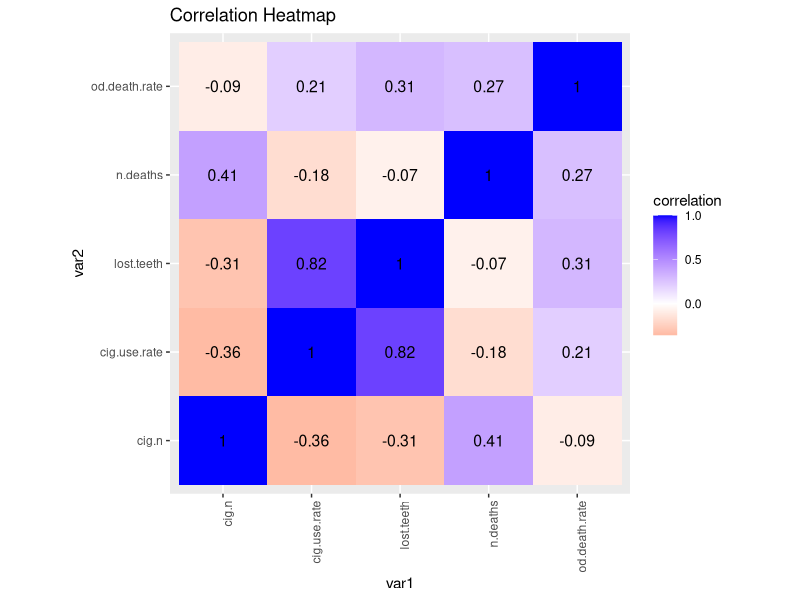
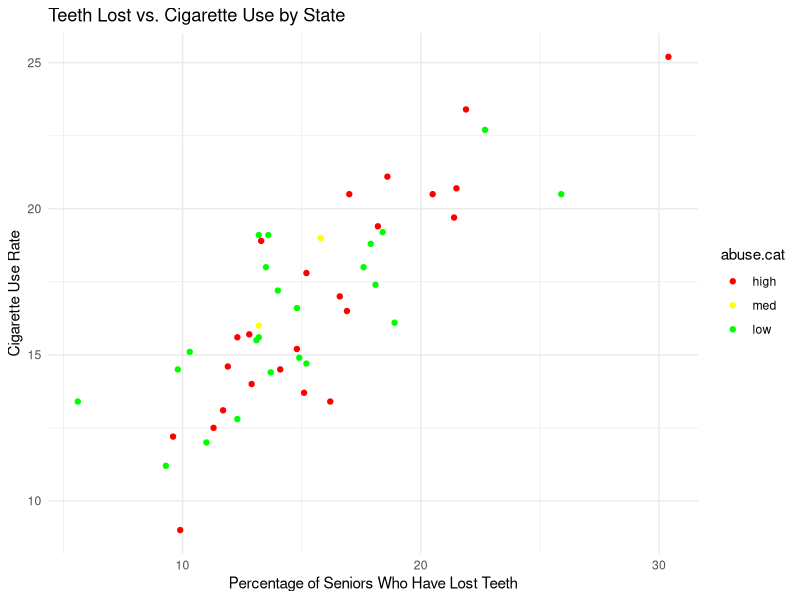
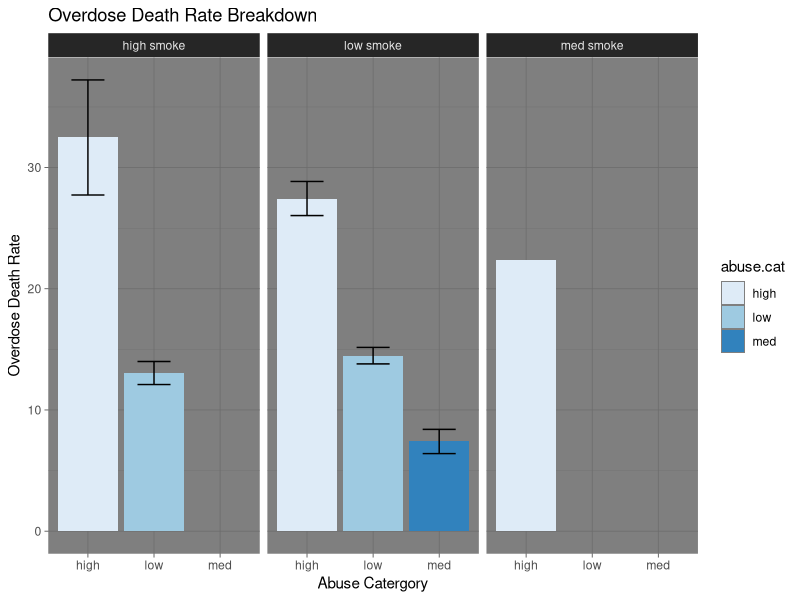
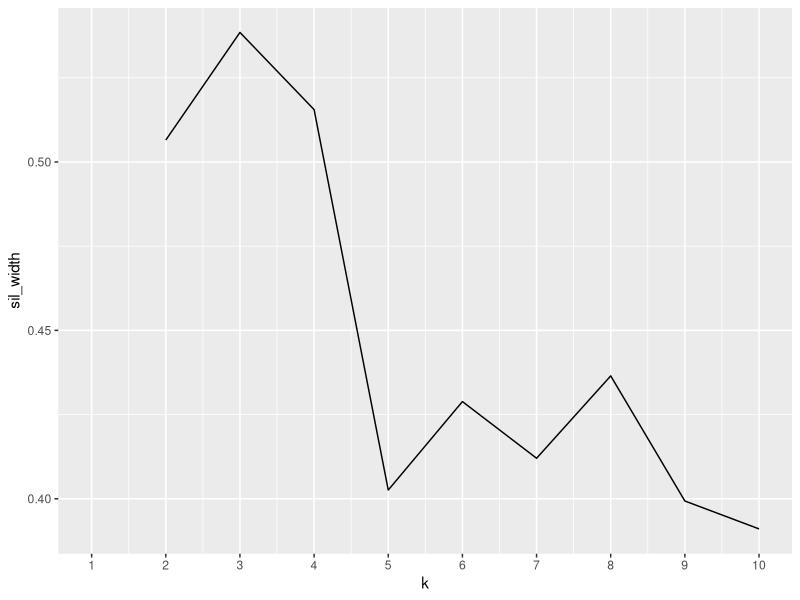
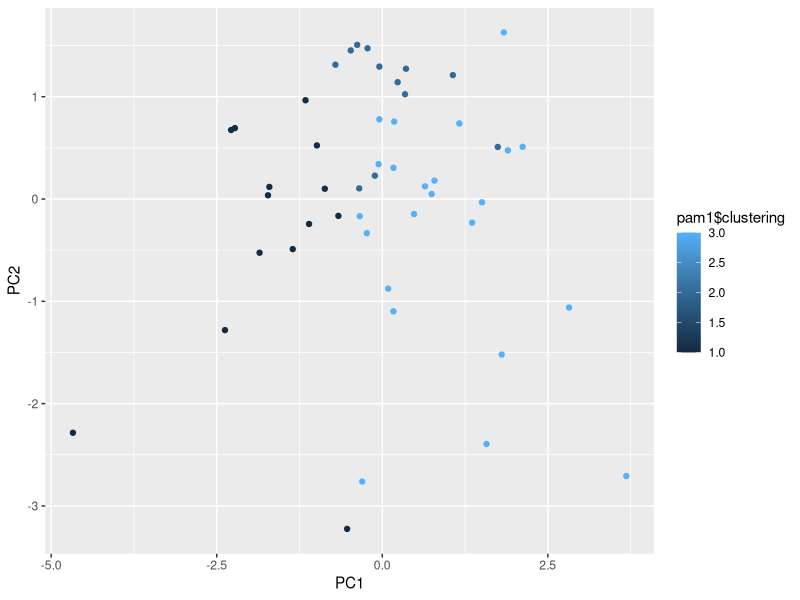
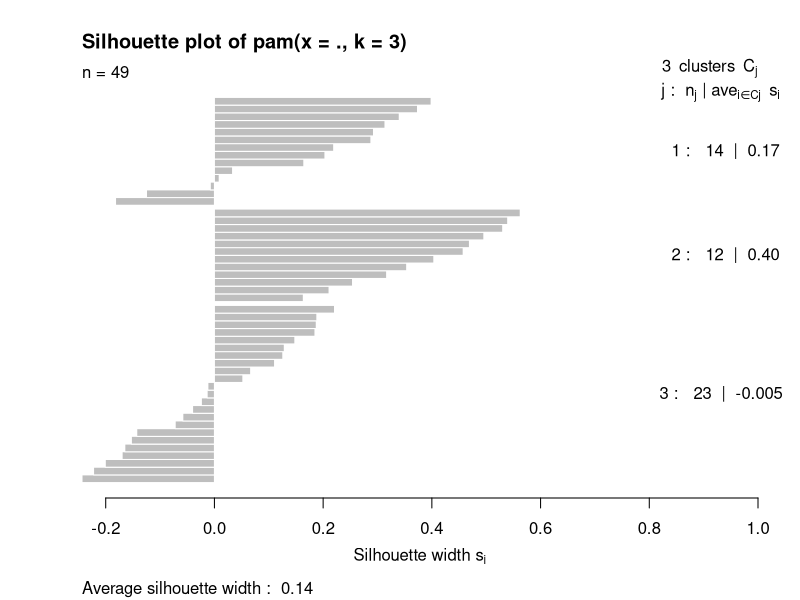

Write R code to recreate these figures, in order.
## ---- chunk 1
knitr::opts_chunk$set(echo = TRUE, eval = TRUE, fig.align = "center", warning = F, message = F,
tidy=TRUE, tidy.opts=list(width.cutoff=60), R.options=list(max.print=100))
## ---- chunk 2
library(tidyverse)
library(readr)
X2016_tooth_decay_Sheet1 <- read_csv("2016 tooth decay - Sheet1.csv")
library(readr)
X2016_drug_overdose_data_Sheet1 <- read_csv("2016 drug overdose data - Sheet1.csv")
library(readr)
Current_Cigarette_Use_Among_Adults_Behavior_Risk_Factor_Surveillance_System_2018 <- read_csv("Current Cigarette Use Among Adults (Behavior Risk Factor Surveillance System) 2018.csv")
cigs <- Current_Cigarette_Use_Among_Adults_Behavior_Risk_Factor_Surveillance_System_2018
drugs <- X2016_drug_overdose_data_Sheet1
teeth <- X2016_tooth_decay_Sheet1
cigs <- cigs %>% rename(cig.use.rate = Data_Value, cig.n = Sample_Size)
drugs <- drugs %>% rename(od.death.rate = `Age Adjusted Rate`, n.deaths = `Number of Deaths`)
teeth <- teeth %>% rename(lost.teeth = `Percent of Seniors Who Have Lost Teeth`)
#renaming my data because the names are very long, renaming columns so they make more sense after combining the datasets.
## ---- chunk 3
teethanddrugs <- full_join(teeth,drugs)
fulldata <- left_join(teethanddrugs,cigs)
glimpse(fulldata)
## ---- chunk 4
fulldata <- fulldata %>% na.omit
fulldata %>% filter(lost.teeth>20) %>% arrange(desc(lost.teeth))
fulldata %>% summarise_if(is.numeric, mean)
fulldata %>% summarize_if(is.numeric, sd)
fulldata %>% summarize_if(is.numeric, max)
fulldata %>% summarize_if(is.numeric, min)
fulldata %>% summarize_if(is.numeric, n_distinct)
fulldata %>% select_if(is.numeric) %>% cor()
fulldata <- fulldata %>% mutate(abuse.cat = ifelse(od.death.rate > 20, "high",
                                       ifelse(od.death.rate <=20 & od.death.rate<=10, "med", "low")))
fulldata %>% group_by(abuse.cat,Location) %>% summarize(drugs.n = (1/od.death.rate)*n.deaths)
#drugs.n gives the total number of overdoses in the sample, including those that did not result in death
fulldata %>% group_by(abuse.cat) %>% summarize(mean_od = mean(od.death.rate), mean_smoke =
                                                 mean(cig.use.rate), mean_lost_teeth = 
                                                 mean(lost.teeth)) %>% 
  pivot_longer(contains ("_")) %>% separate(name, into = c("function", "type")) %>% 
  pivot_wider(names_from = type, values_from = value)

## ---- chunk 5
library(ggplot2)
cormat <- fulldata %>% select_if(is.numeric) %>% cor(use ="pair")
tidycor <- cormat %>% as.data.frame %>% rownames_to_column("var1") %>%  pivot_longer(-1,names_to="var2",values_to="correlation")
tidycor%>%ggplot(aes(var1,var2,fill=correlation))+  geom_tile()+  scale_fill_gradient2(low="red",mid="white",high="blue")+  geom_text(aes(label=round(correlation,2)),color = "black", size = 4)+ theme(axis.text.x = element_text(angle = 90, hjust=1))+ coord_fixed() + ggtitle("Correlation Heatmap")
## ---- chunk 6
ggplot(data = fulldata, aes(x = lost.teeth, y= cig.use.rate, color = abuse.cat)) +
         geom_point() +theme_minimal()+ggtitle("Teeth Lost vs. Cigarette Use by State")+
  xlab("Percentage of Seniors Who Have Lost Teeth") + ylab("Cigarette Use Rate") + scale_color_manual(breaks = c("high", "med", "low"),
                        values=c("red", "yellow", "green"))
## ---- chunk 7
fulldata <- fulldata %>% mutate(smoke.cat = ifelse(cig.use.rate > 20, "high smoke",
                                       ifelse(cig.use.rate <=20 & cig.use.rate<=10, "med smoke", "low smoke")))
ggplot(fulldata, aes(x = abuse.cat,y = od.death.rate, fill = abuse.cat)) +geom_bar(stat = "summary") + geom_errorbar(stat= "summary", width =.5) +theme_dark()+scale_fill_brewer()+
  facet_wrap(~smoke.cat) + scale_y_continuous(name = "Overdose Death Rate") +
  scale_x_discrete("Abuse Catergory")+ggtitle("Overdose Death Rate Breakdown")
## ---- chunk 8
library(cluster)
pam_dat<-fulldata%>%select(lost.teeth,od.death.rate,n.deaths,cig.use.rate,cig.n)
sil_width<-vector()
for(i in 2:10){  
  pam_fit <- pam(pam_dat, k = i)  
  sil_width[i] <- pam_fit$silinfo$avg.width  
}
ggplot()+geom_line(aes(x=1:10,y=sil_width))+scale_x_continuous(name="k",breaks=1:10)
pam1 <- fulldata %>% select_if(is.numeric) %>% scale %>% pam(k=3)
pam1
## ---- chunk 9
eig1 <- fulldata %>% select_if(is.numeric) %>% cor() %>% eigen()
x <- fulldata %>% select_if(is.numeric) %>% scale
PCAscores <- x%*%eig1$vectors
fulldata%>%mutate(PC1=PCAscores[,1], PC2=PCAscores[,2])%>%
  ggplot(aes(PC1,PC2, color = pam1$clustering))+geom_point()
## ---- chunk 10
plot(pam1, which=2)
